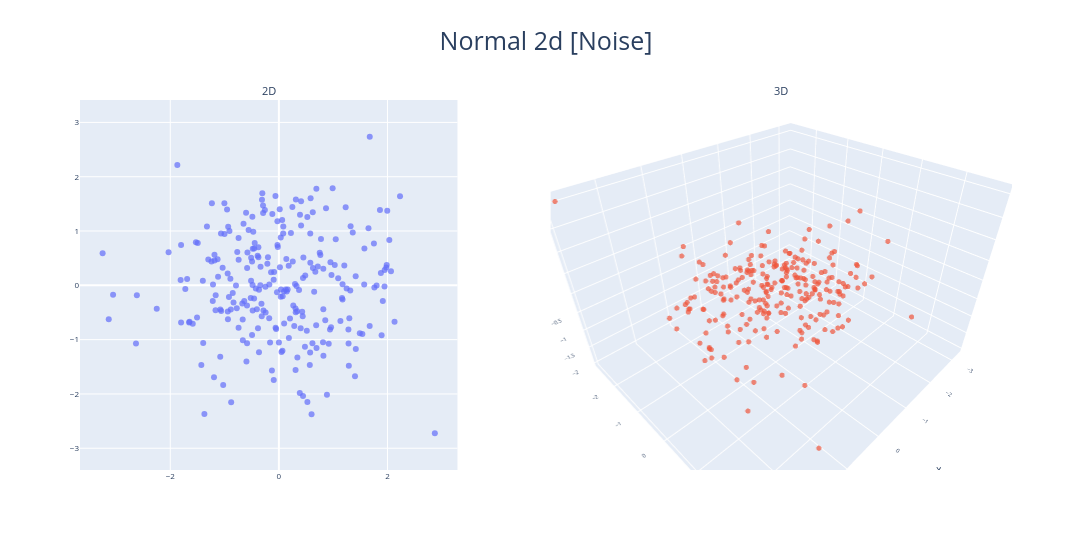

Notebook code for this chart:
### Markdown cell above
#### Normal 2d [Noise]

### Code cell
sample = 'Normal 2d [Noise]'
visualize_coordinates(
    coords_2d=coorditanates_dict[sample]['2d_coordinates'],
    coords_3d=coorditanates_dict[sample]['3d_coordinates'],
    title=sample,
)

### Figure 1 — Plotly figure (JSON) as saved in the notebook; plotly's stock layout.template omitted (floating-point values rounded to 4 significant figures; data arrays with more than 128 entries replaced by an {"elided": "..."} marker saying what was removed)
{"data": [{"marker": {"colorscale": [[0, "#440154"], [0.1111, "#482878"], [0.2222, "#3e4989"], [0.3333, "#31688e"], [0.4444, "#26828e"], [0.5556, "#1f9e89"], [0.6667, "#35b779"], [0.7778, "#6ece58"], [0.8889, "#b5de2b"], [1, "#fde725"]], "opacity": 0.7, "size": 6}, "mode": "markers", "type": "scatter", "x": {"elided": "250 float values"}, "xaxis": "x", "y": {"elided": "250 float values"}, "yaxis": "y"}, {"marker": {"colorscale": [[0, "#440154"], [0.1111, "#482878"], [0.2222, "#3e4989"], [0.3333, "#31688e"], [0.4444, "#26828e"], [0.5556, "#1f9e89"], [0.6667, "#35b779"], [0.7778, "#6ece58"], [0.8889, "#b5de2b"], [1, "#fde725"]], "opacity": 0.7, "size": 3}, "mode": "markers", "scene": "scene", "type": "scatter3d", "x": {"elided": "250 float values"}, "y": {"elided": "250 float values"}, "z": {"elided": "250 float values"}}], "layout": {"annotations": [{"font": {"size": 11}, "showarrow": false, "text": "2D", "x": 0.2025, "xanchor": "center", "xref": "paper", "y": 1, "yanchor": "bottom", "yref": "paper"}, {"font": {"size": 11}, "showarrow": false, "text": "3D", "x": 0.7525, "xanchor": "center", "xref": "paper", "y": 1, "yanchor": "bottom", "yref": "paper"}], "font": {"size": 9}, "height": 550, "scene": {"aspectmode": "auto", "aspectratio": {"x": 1.194, "y": 1.066, "z": 0.7859}, "camera": {"eye": {"x": 1, "y": 1, "z": 1}}, "domain": {"x": [0.505, 1], "y": [0, 1]}, "xaxis": {"tickfont": {"size": 8}, "type": "linear"}, "yaxis": {"tickfont": {"size": 8}, "type": "linear"}, "zaxis": {"tickfont": {"size": 8}, "type": "linear"}}, "showlegend": false, "title": {"font": {"size": 25}, "text": "Normal 2d [Noise]", "x": 0.5}, "width": 1100, "xaxis": {"anchor": "y", "autorange": true, "domain": [0, 0.405], "range": [-3.661, 3.288], "scaleanchor": "y", "scaleratio": 1, "tickfont": {"size": 8}, "type": "linear"}, "yaxis": {"anchor": "x", "autorange": true, "domain": [0, 1], "range": [-3.371, 3.383], "tickfont": {"size": 8}, "type": "linear"}}}
